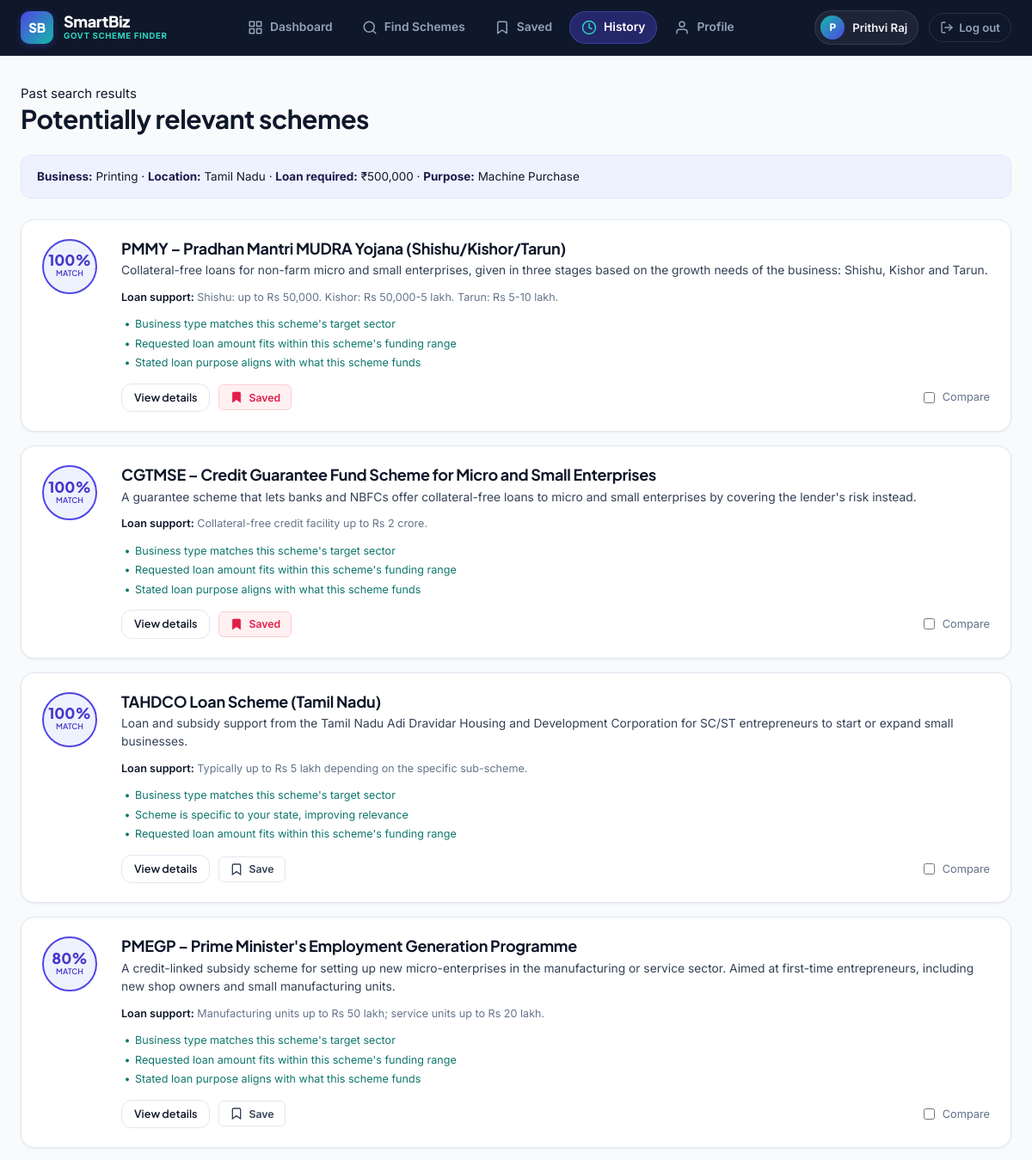
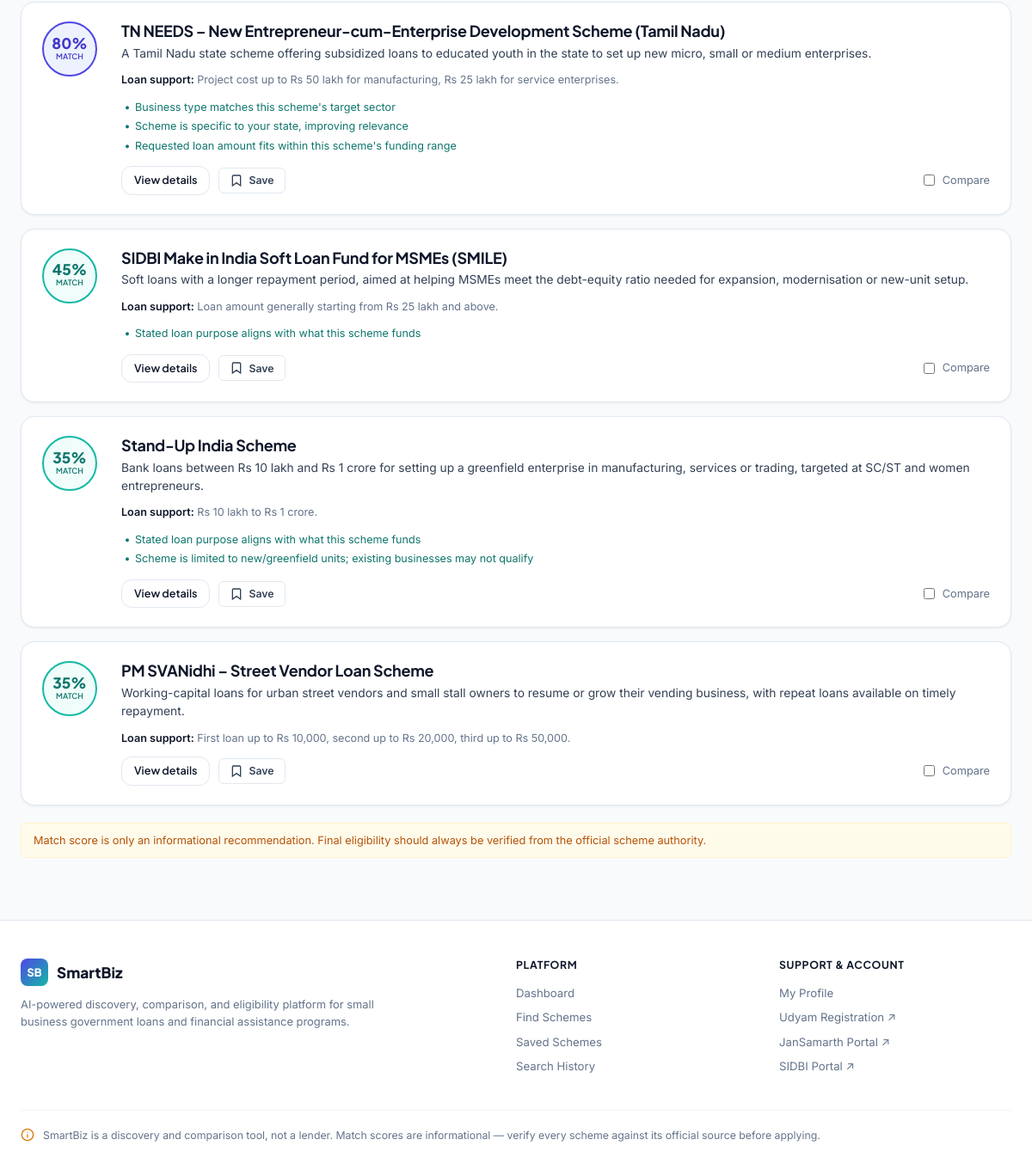
The app's page /history/3 (signed in) with its own data (2 pictures, top to bottom).
### tables this page shows
CREATE TABLE search_history (
            history_id INTEGER PRIMARY KEY AUTOINCREMENT,
            user_id INTEGER NOT NULL,
            business_type TEXT,
            location TEXT,
            turnover INTEGER,
            loan_amount INTEGER,
            loan_purpose TEXT,
            business_age INTEGER,
            search_date TEXT DEFAULT (datetime('now')),
            search_results TEXT,
            FOREIGN KEY (user_id) REFERENCES users(user_id) ON DELETE CASCADE
        );

CREATE TABLE schemes (
            scheme_id INTEGER PRIMARY KEY AUTOINCREMENT,
            scheme_name TEXT NOT NULL,
            description TEXT,
            eligibility TEXT,
            benefits TEXT,
            loan_details TEXT,
            documents TEXT,
            official_link TEXT,
            raw_json TEXT,
            last_updated TEXT DEFAULT (datetime('now'))
        );

### app.py (the view)
@app.route("/history/<int:history_id>")
@login_required
def history_view(history_id):
    db = get_db()
    row = db.execute(
        "SELECT * FROM search_history WHERE history_id = ? AND user_id = ?",
        (history_id, session["user_id"]),
    ).fetchone()
    if not row:
        flash("Search not found.", "error")
        return redirect(url_for("history"))
    user_input = {
        "business_type": row["business_type"], "location": row["location"],
        "annual_turnover": row["turnover"], "loan_amount": row["loan_amount"],
        "loan_purpose": row["loan_purpose"], "business_age": row["business_age"],
        "registration_status": "udyam", "previous_loan": "none"
    }
    _, ranked = _run_match(user_input)
    saved_ids = {
        r["scheme_id"] for r in db.execute(
            "SELECT scheme_id FROM saved_schemes WHERE user_id = ?", (session["user_id"],)
        )
    }
    return render_template("results.html", user_input=user_input, schemes=ranked[:10],
                            saved_ids=saved_ids, from_history=True)

### ai/scheme_matcher.py (called while the page is built)
def _normalize(text):
    return (text or "").strip().lower()

def match_schemes(all_schemes, user_input, top_n=None):
    results = []
    for scheme in all_schemes:
        pct, reasons = score_scheme(scheme, user_input)
        results.append({**scheme, "match_score": pct, "match_reasons": reasons})
    results.sort(key=lambda s: s["match_score"], reverse=True)
    if top_n:
        results = results[:top_n]
    return results

### app.py (called while the page is built, shortened)
def get_db():
    if "db" not in g:
        g.db = sqlite3.connect(DB_PATH)
        g.db.row_factory = sqlite3.Row
        g.db.execute("PRAGMA foreign_keys = ON")
    return g.db

def login_required(view):
    @wraps(view)
    def wrapped(*args, **kwargs):
        return view(*args, **kwargs)
    return wrapped

@app.context_processor
def inject_user():
    return {"current_user_name": session.get("user_name")}

def _run_match(form):
    user_input = {
        "business_type": form.get("business_type", ""),
        "location": form.get("location", ""),
        "annual_turnover": int(form.get("annual_turnover") or 0),
        "loan_amount": int(form.get("loan_amount") or 0),
        "loan_purpose": form.get("loan_purpose", ""),
        "business_age": int(form.get("business_age") or 0),
        "registration_status": form.get("registration_status", ""),
        "previous_loan": form.get("previous_loan", ""),
    }
    all_schemes = [dict(row_to_scheme(r)) for r in get_db().execute("SELECT * FROM schemes")]
    ranked = match_schemes(all_schemes, user_input)
    return user_input, ranked

def row_to_scheme(row):
    data = json.loads(row["raw_json"])
    data["scheme_id"] = row["scheme_id"]
    return data

### templates/results.html (shortened to what this page needs)
{% extends "base.html" %}
{% block content %}
<div class="results-header">
  <div class="eyebrow">{{ 'Past search results' if from_history else 'Your requirements' }}</div>
  <h1>Potentially relevant schemes</h1>
</div>
<div class="results-summary">
  <b>Business:</b> {{ user_input.business_type|title }} ·
  <b>Location:</b> {{ user_input.location }} ·
  <b>Loan required:</b> ₹{{ "{:,}".format(user_input.loan_amount) }} ·
  <b>Purpose:</b> {{ user_input.loan_purpose|title }}
</div>
{% if schemes|length == 0 %}
<div class="empty-state">
  <h3>No matching schemes found</h3>
  <p>Try adjusting your loan amount or business type and search again.</p>
  <a href="{{ url_for('find_schemes') }}" class="btn btn-accent">Search again</a>
</div>
{% else %}
<div class="scheme-list" id="schemeList">
  {% for scheme in schemes %}
  <div class="scheme-card">
    <div class="match-badge {{ 'match-high' if scheme.match_score >= 80 }}">
      <span class="num">{{ scheme.match_score }}%</span>
      <span class="pct">match</span>
    </div>
    <div>
      <h3>{{ scheme.scheme_name }}</h3>
      <p class="desc">{{ scheme.description }}</p>
      <div class="scheme-meta">
        <span><b>Loan support:</b> {{ scheme.loan_details }}</span>
      </div>
      {% if scheme.match_reasons %}
      <ul class="match-reasons">
        {% for reason in scheme.match_reasons[:3] %}
        <li>{{ reason }}</li>
        {% endfor %}
      </ul>
      {% endif %}
      <div class="card-actions">
        <a href="{{ url_for('scheme_details', scheme_id=scheme.scheme_id) }}" class="btn btn-outline btn-sm">View details</a>
        <button type="button" class="btn-save-toggle {{ 'is-saved' if scheme.scheme_id in saved_ids else '' }}" data-scheme-id="{{ scheme.scheme_id }}" aria-label="{{ 'Remove from saved' if scheme.scheme_id in saved_ids else 'Save scheme' }}">
          {% if scheme.scheme_id in saved_ids %}
          <svg class="save-icon" width="16" height="16" viewBox="0 0 24 24" fill="currentColor" stroke="currentColor" stroke-width="1"><path d="M19 21l-7-5-7 5V5a2 2 0 0 1 2-2h10a2 2 0 0 1 2 2z"></path></svg>
          <span class="save-btn-text">Saved</span>
          {% else %}
          <svg class="save-icon" width="16" height="16" viewBox="0 0 24 24" fill="none" stroke="currentColor" stroke-width="2"><path d="M19 21l-7-5-7 5V5a2 2 0 0 1 2-2h10a2 2 0 0 1 2 2z"></path></svg>
          <span class="save-btn-text">Save</span>
          {% endif %}
        </button>
        <label class="compare-check">
          <input type="checkbox" class="compare-checkbox" value="{{ scheme.scheme_id }}">
          Compare
        </label>
      </div>
    </div>
  </div>
  {% endfor %}
</div>
<div class="notice-box" style="margin-top:20px;">Match score is only an informational recommendation. Final eligibility should always be verified from the official scheme authority.</div>
{% endif %}
{% endblock %}

### templates/base.html (shortened to what this page needs)
<!DOCTYPE html>
<html lang="en">
<head>
<link rel="stylesheet" href="{{ url_for('static', filename='css/style.css') }}">
</head>
<body>
{% if session.get('user_id') %}
<header class="topbar">
  <div class="topbar-inner">
    <a class="brand" href="{{ url_for('dashboard') }}" aria-label="SmartBiz Home">
      <div class="brand-badge">SB</div>
      <div class="brand-text-group">
        <span class="brand-title">SmartBiz</span>
        <span class="brand-tag">GOVT SCHEME FINDER</span>
      </div>
    </a>
    <nav class="topnav" id="desktopNav">
      <a href="{{ url_for('dashboard') }}" class="nav-item {{ 'active' if request.endpoint == 'dashboard' }}">
        <span>Dashboard</span>
      </a>
      <a href="{{ url_for('find_schemes') }}" class="nav-item {{ 'active' if request.endpoint in ['find_schemes','results'] }}">
        <svg width="18" height="18" viewBox="0 0 24 24" fill="none" stroke="currentColor" stroke-width="2" stroke-linecap="round" stroke-linejoin="round"><circle cx="11" cy="11" r="8"></circle><line x1="21" y1="21" x2="16.65" y2="16.65"></line></svg>
        <span>Find Schemes</span>
      </a>
      <a href="{{ url_for('saved_schemes') }}" class="nav-item {{ 'active' if request.endpoint == 'saved_schemes' }}">
        <svg width="18" height="18" viewBox="0 0 24 24" fill="none" stroke="currentColor" stroke-width="2" stroke-linecap="round" stroke-linejoin="round"><path d="M19 21l-7-5-7 5V5a2 2 0 0 1 2-2h10a2 2 0 0 1 2 2z"></path></svg>
        <span>Saved</span>
      </a>
      <a href="{{ url_for('history') }}" class="nav-item {{ 'active' if request.endpoint in ['history','history_view'] }}">
        <svg width="18" height="18" viewBox="0 0 24 24" fill="none" stroke="currentColor" stroke-width="2" stroke-linecap="round" stroke-linejoin="round"><circle cx="12" cy="12" r="10"></circle><polyline points="12 6 12 12 16 14"></polyline></svg>
        <span>History</span>
      </a>
      <a href="{{ url_for('profile') }}" class="nav-item {{ 'active' if request.endpoint == 'profile' }}">
        <svg width="18" height="18" viewBox="0 0 24 24" fill="none" stroke="currentColor" stroke-width="2" stroke-linecap="round" stroke-linejoin="round"><path d="M20 21v-2a4 4 0 0 0-4-4H8a4 4 0 0 0-4 4v2"></path><circle cx="12" cy="7" r="4"></circle></svg>
        <span>Profile</span>
      </a>
    </nav>
    <div class="topbar-user-section">
      <a href="{{ url_for('profile') }}" class="user-pill" title="My Profile">
        <div class="user-avatar">{{ (current_user_name or 'U')[:1] | upper }}</div>
        <span class="user-name-text">{{ current_user_name or 'Account' }}</span>
      </a>
      <a href="{{ url_for('logout') }}" class="btn-logout" title="Log out">
        <svg width="16" height="16" viewBox="0 0 24 24" fill="none" stroke="currentColor" stroke-width="2" stroke-linecap="round" stroke-linejoin="round"><path d="M9 21H5a2 2 0 0 1-2-2V5a2 2 0 0 1 2-2h4"></path><polyline points="16 17 21 12 16 7"></polyline><line x1="21" y1="12" x2="9" y2="12"></line></svg>
        <span>Log out</span>
      </a>
    </div>
  </div>
</header>
{% endif %}
<main class="page {{ 'page-auth' if not session.get('user_id') }}">
  {% block content %}{% endblock %}
</main>
<footer class="site-footer">
  <div class="footer-inner">
    <div class="footer-brand-col">
      <div class="footer-brand">
        <span class="footer-badge">SB</span>
        <span class="footer-title">SmartBiz</span>
      </div>
      <p class="footer-tagline">AI-powered discovery, comparison, and eligibility platform for small business government loans and financial assistance programs.</p>
    </div>
    <div class="footer-links-col">
      <h4>Platform</h4>
      <a href="{{ url_for('dashboard') }}">Dashboard</a>
      <a href="{{ url_for('find_schemes') }}">Find Schemes</a>
      <a href="{{ url_for('saved_schemes') }}">Saved Schemes</a>
      <a href="{{ url_for('history') }}">Search History</a>
    </div>
    <div class="footer-links-col">
      <h4>Support & Account</h4>
      <a href="{{ url_for('profile') }}">My Profile</a>
      <a href="https://udyamregistration.gov.in" target="_blank" rel="noopener">Udyam Registration ↗</a>
      <a href="https://www.jansamarth.in" target="_blank" rel="noopener">JanSamarth Portal ↗</a>
      <a href="https://www.sidbi.in" target="_blank" rel="noopener">SIDBI Portal ↗</a>
    </div>
  </div>
  <div class="footer-disclaimer">
    <svg width="16" height="16" viewBox="0 0 24 24" fill="none" stroke="currentColor" stroke-width="2" stroke-linecap="round" stroke-linejoin="round"><circle cx="12" cy="12" r="10"></circle><line x1="12" y1="16" x2="12" y2="12"></line><line x1="12" y1="8" x2="12.01" y2="8"></line></svg>
    <p>SmartBiz is a discovery and comparison tool, not a lender. Match scores are informational — verify every scheme against its official source before applying.</p>
  </div>
</footer>
</body>
</html>

### records on screen
search_history: business_type "Printing", location "Tamil Nadu", loan_amount "500,000", loan_purpose "Machine Purchase"
schemes: match_score "100", scheme_name "PMMY – Pradhan Mantri MUDRA Yojana (Shishu/Kishor/Tarun)", description "Collateral-free loans for non-farm micro and small enterprises, given in three stages based on the growth needs of the business: Shishu, Kishor and Tarun.", loan_details "Shishu: up to Rs 50,000. Kishor: Rs 50,000-5 lakh. Tarun: Rs 5-10 lakh.", 3 "Business type matches this scheme's target sector" "Requested loan amount fits within this scheme's funding range" "Stated loan purpose aligns with what this scheme funds", shows "Saved"
schemes: match_score "100", scheme_name "CGTMSE – Credit Guarantee Fund Scheme for Micro and Small Enterprises", description "A guarantee scheme that lets banks and NBFCs offer collateral-free loans to micro and small enterprises by covering the lender's risk instead.", loan_details "Collateral-free credit facility up to Rs 2 crore.", 3 "Business type matches this scheme's target sector" "Requested loan amount fits within this scheme's funding range" "Stated loan purpose aligns with what this scheme funds", shows "Saved"
schemes: match_score "100", scheme_name "TAHDCO Loan Scheme (Tamil Nadu)", description "Loan and subsidy support from the Tamil Nadu Adi Dravidar Housing and Development Corporation for SC/ST entrepreneurs to start or expand small businesses.", loan_details "Typically up to Rs 5 lakh depending on the specific sub-scheme.", 3 "Business type matches this scheme's target sector" "Scheme is specific to your state, improving relevance" "Requested loan amount fits within this scheme's funding range", shows "Save"
schemes: match_score "80", scheme_name "PMEGP – Prime Minister's Employment Generation Programme", description "A credit-linked subsidy scheme for setting up new micro-enterprises in the manufacturing or service sector. Aimed at first-time entrepreneurs, including new shop owners and small manufacturing units.", loan_details "Manufacturing units up to Rs 50 lakh; service units up to Rs 20 lakh.", 3 "Business type matches this scheme's target sector" "Requested loan amount fits within this scheme's funding range" "Stated loan purpose aligns with what this scheme funds", shows "Save"
schemes: match_score "80", scheme_name "TN NEEDS – New Entrepreneur-cum-Enterprise Development Scheme (Tamil Nadu)", description "A Tamil Nadu state scheme offering subsidized loans to educated youth in the state to set up new micro, small or medium enterprises.", loan_details "Project cost up to Rs 50 lakh for manufacturing, Rs 25 lakh for service enterprises.", 3 "Business type matches this scheme's target sector" "Scheme is specific to your state, improving relevance" "Requested loan amount fits within this scheme's funding range", shows "Save"
schemes: match_score "45", scheme_name "SIDBI Make in India Soft Loan Fund for MSMEs (SMILE)", description "Soft loans with a longer repayment period, aimed at helping MSMEs meet the debt-equity ratio needed for expansion, modernisation or new-unit setup.", loan_details "Loan amount generally starting from Rs 25 lakh and above.", 3 "Stated loan purpose aligns with what this scheme funds", shows "Save"
schemes: match_score "35", scheme_name "Stand-Up India Scheme", description "Bank loans between Rs 10 lakh and Rs 1 crore for setting up a greenfield enterprise in manufacturing, services or trading, targeted at SC/ST and women entrepreneurs.", loan_details "Rs 10 lakh to Rs 1 crore.", 3 "Stated loan purpose aligns with what this scheme funds" "Scheme is limited to new/greenfield units; existing businesses may not qualify", shows "Save"
schemes: match_score "35", scheme_name "PM SVANidhi – Street Vendor Loan Scheme", description "Working-capital loans for urban street vendors and small stall owners to resume or grow their vending business, with repeat loans available on timely repayment.", loan_details "First loan up to Rs 10,000, second up to Rs 20,000, third up to Rs 50,000.", shows "Save"

### other values on screen
{{ (current_user_name or 'U')[:1] | upper }} "P"
{{ current_user_name or 'Account' }} "Prithvi Raj"
{{ 'Past search results' if from_history else 'Your requirements' }} "Past search results"
